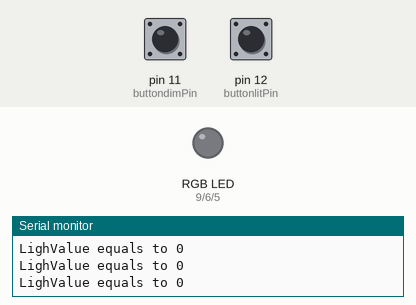
A sketch run on a simulated Arduino Uno, built with avr-gcc and run on an emulated ATmega328P. Parts: an RGB LED mixed from three pins (HIGH = lit), the last lines printed to the serial monitor. The test bench sets the inputs (shaded band); at power-on: pin 12 (buttonlitPin) LOW, pin 11 (buttondimPin) LOW. Dim RGB values are drawn brighter than linear.

Above: at 1.2 s.
1.3 s: pin 12 (buttonlitPin) pulled HIGH for 0.15 s
At 1.7 s:
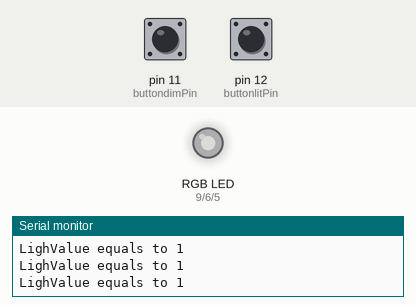
2.9 s: pin 12 (buttonlitPin) pulled HIGH for 1 s
At 4.2 s:
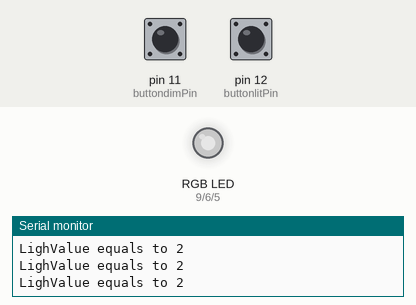
5.4 s: pin 12 (buttonlitPin) pulled HIGH for 0.15 s
At 6.6 s:
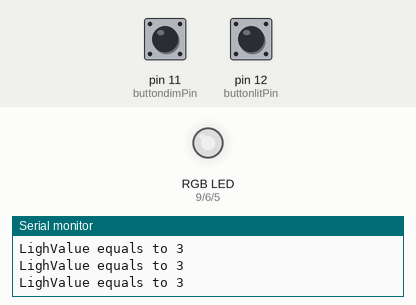
7.0 s: pin 12 (buttonlitPin) pulled HIGH for 3.2 s
At 8.1 s:
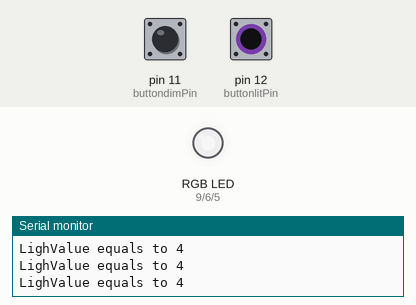
11.7 s: pin 11 (buttondimPin) pulled HIGH for 0.15 s
At 12.5 s:
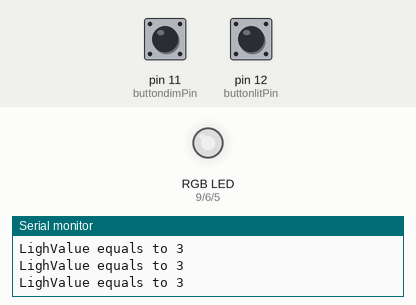
14.8 s: pin 11 (buttondimPin) pulled HIGH for 1 s
At 15.2 s:
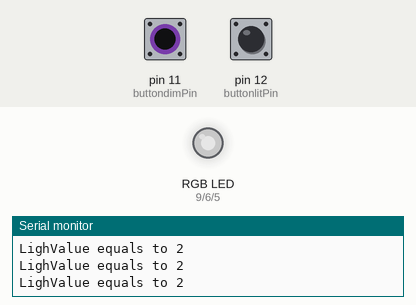
Timing chart, 0 to 17.8 s (numbered marks = the images above; inputs shaded):
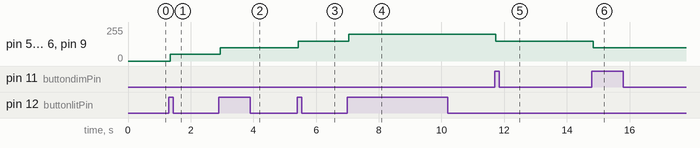

Measured:
- after the input at 1.3 s, pin 5 (bluePin), pin 6 (greenPin), pin 9 (redPin): 0/255 → 50/255 at once
- after the input at 2.9 s, pin 5 (bluePin), pin 6 (greenPin), pin 9 (redPin): 50/255 → 100/255 after 0.05 s
- after the input at 5.4 s, pin 5 (bluePin), pin 6 (greenPin), pin 9 (redPin): 100/255 → 150/255 at once
- after the input at 7.0 s, pin 5 (bluePin), pin 6 (greenPin), pin 9 (redPin): 150/255 → 200/255 at once
- after the input at 11.7 s, pin 5 (bluePin), pin 6 (greenPin), pin 9 (redPin): 200/255 → 150/255 at once
- after the input at 14.8 s, pin 5 (bluePin), pin 6 (greenPin), pin 9 (redPin): 150/255 → 100/255 at once

The sketch:

Adjusting_LED_brightness_with_buttons.ino
```cpp
int redPin=9;
int greenPin=6;
int bluePin=5;
int buttonlitPin=12;
int buttondimPin=11;
int lightValue=0;
int LEDState=0;
int buttonlitNew;
int buttondimNew;
int buttonlitOld=1;
int buttondimOld=1;
int delayT=250;
void setup() {
  pinMode(redPin,OUTPUT);
  pinMode(buttondimPin,INPUT);
  pinMode(buttonlitPin,INPUT);
  Serial.begin(9600);

}

void loop() {
buttonlitNew=digitalRead(buttonlitPin);
buttondimNew=digitalRead(buttondimPin);
// THE CASE WHERE WE PUSH TO LİT
  if(buttonlitOld==0 && buttonlitNew==1){
    if(LEDState==0){
        LEDState=1;
        lightValue++;
     }
      else{
        LEDState=0;
        lightValue++;
      }
  }
buttonlitOld=buttonlitNew;
//THE CASE WHERE WE PUSH TO DİM
  if(buttondimOld==0 && buttondimNew==1){
    if(LEDState==0){
        LEDState=1;
        lightValue--;
     }
      else{
        LEDState=0;
        lightValue--;
      }
  }
buttondimOld=buttondimNew;
Serial.print("LighValue equals to ");
Serial.println(lightValue);
switch(lightValue){
  case 0: analogWrite(redPin,0);
          analogWrite(greenPin,0);
          analogWrite(bluePin,0);
  break;
  case 1: analogWrite(redPin,50);
          analogWrite(greenPin,50);
          analogWrite(bluePin,50);
  break;
  case 2: analogWrite(redPin,100);
          analogWrite(greenPin,100);
          analogWrite(bluePin,100);
  break;
  case 3: analogWrite(redPin,150);
          analogWrite(greenPin,150);
          analogWrite(bluePin,150);
  break;
  case 4: analogWrite(redPin,200);
          analogWrite(greenPin,200);
          analogWrite(bluePin,200);
  break;
  case 5: analogWrite(redPin,250);
          analogWrite(greenPin,250);
          analogWrite(bluePin,250);
  break;
}
if(lightValue>5)
lightValue=5;
if(lightValue<=0)
lightValue=0;
}
```
